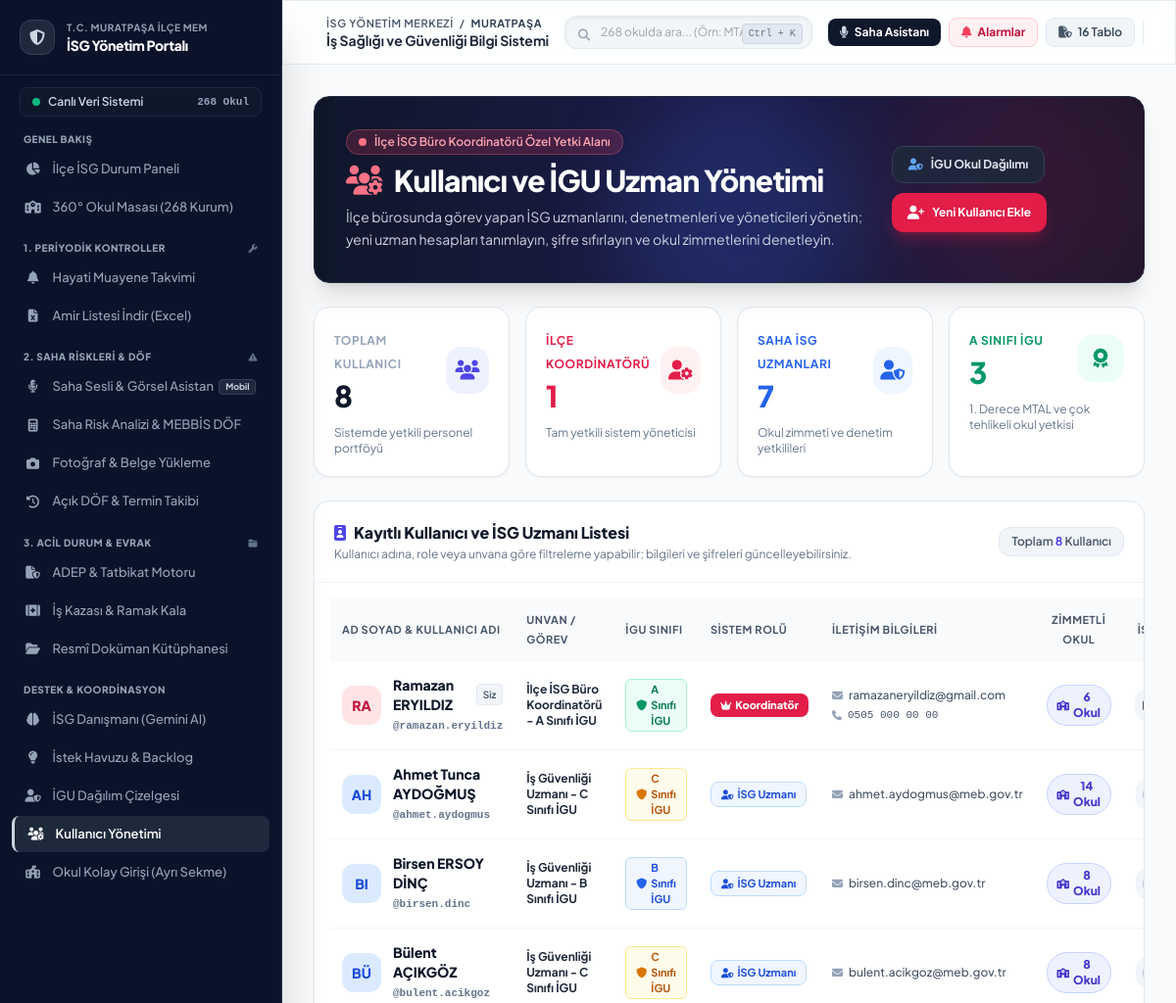
Before: /kullanicilar (signed in, upper part) with the older database file.
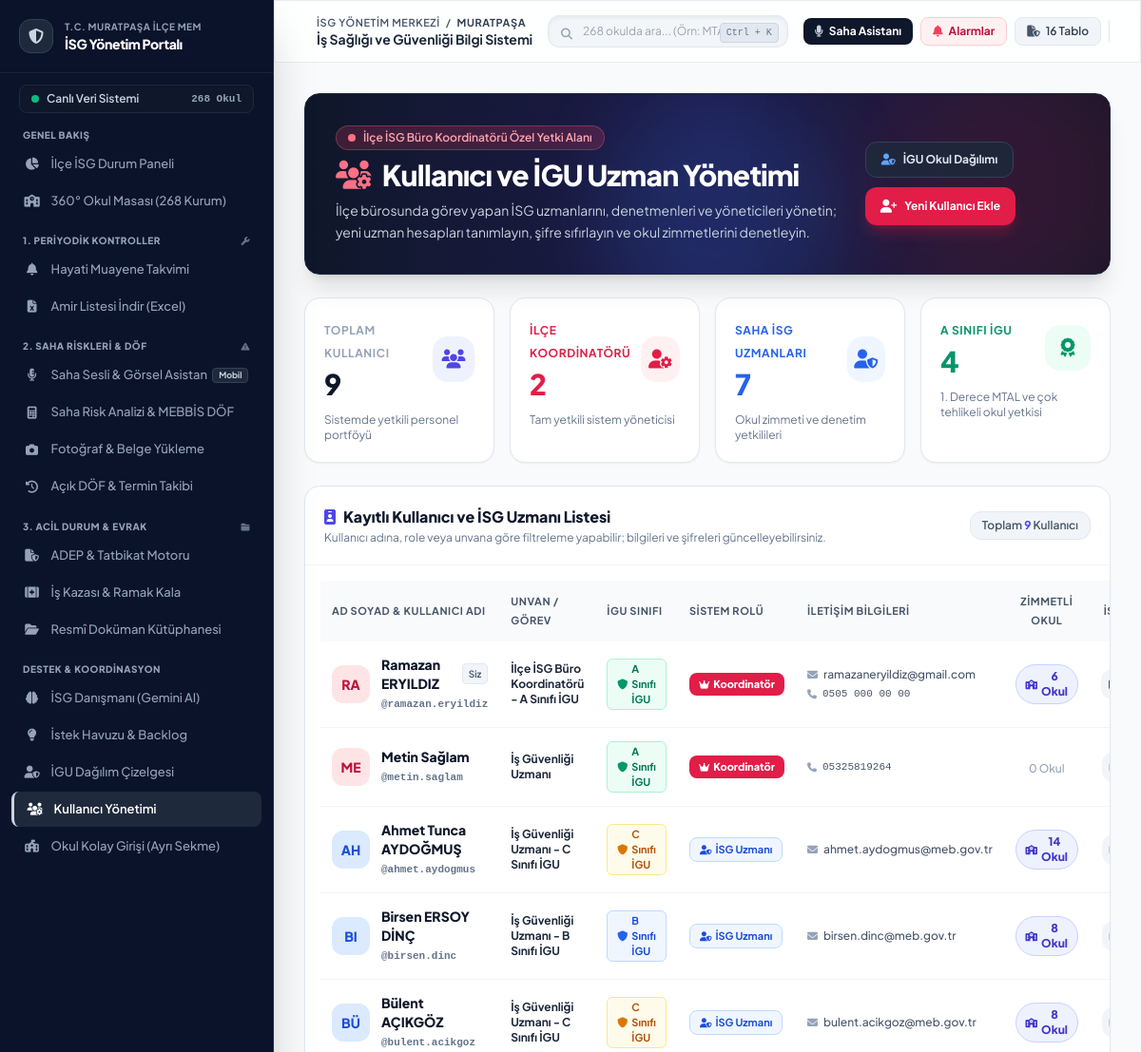
After: the same page with the newer database file.
### tables this page shows
CREATE TABLE users (
        id INTEGER PRIMARY KEY AUTOINCREMENT,
        username TEXT UNIQUE NOT NULL,
        password_hash TEXT NOT NULL,
        full_name TEXT NOT NULL,
        title TEXT NOT NULL,
        role TEXT NOT NULL CHECK(role IN ('koordinator', 'uzman')),
        email TEXT,
        phone TEXT,
        created_at TIMESTAMP DEFAULT CURRENT_TIMESTAMP
    , tc_kimlik TEXT, kadro_yeri TEXT, igu_sinifi TEXT, gorev_turu TEXT DEFAULT 'Tam Süreli', telefon TEXT);

### app.py (the view)
@app.get("/kullanicilar", response_class=HTMLResponse)
def users_management_page(request: Request, msg: Optional[str] = None, error: Optional[str] = None):
    user = get_current_user(request)
    if not user:
        return RedirectResponse("/login", status_code=303)
    if user["role"] != "koordinator":
        raise HTTPException(status_code=403, detail="Bu sayfaya sadece İlçe İSG Büro Koordinatörü erişebilir.")
    conn = get_db()
    c = conn.cursor()
    c.execute("""
        SELECT u.*,
               COUNT(s.id) as zimmetli_okul_sayisi
        FROM users u
        LEFT JOIN schools s ON u.id = s.sorumlu_uzman_id AND s.is_active_school = 1
        GROUP BY u.id
        ORDER BY CASE WHEN u.role = 'koordinator' THEN 1 ELSE 2 END, u.id ASC
    """)
    all_users = [dict(r) for r in c.fetchall()]
    c.execute("SELECT COUNT(*) FROM users")
    total_users = c.fetchone()[0]
    c.execute("SELECT COUNT(*) FROM users WHERE role = 'koordinator'")
    coord_count = c.fetchone()[0]
    c.execute("SELECT COUNT(*) FROM users WHERE role = 'uzman'")
    uzman_count = c.fetchone()[0]
    c.execute("SELECT COUNT(*) FROM users WHERE igu_sinifi LIKE '%A%'")
    a_igu_count = c.fetchone()[0]
    conn.close()
    db_size = 0.0
    if os.path.exists(DB_PATH):
        db_size = round(os.path.getsize(DB_PATH) / (1024 * 1024), 2)
    return templates.TemplateResponse(request=request, name="users_management.html", context={
        "user": user,
        "all_users": all_users,
        "stats": {
            "total_users": total_users,
            "coord_count": coord_count,
            "uzman_count": uzman_count,
            "a_igu_count": a_igu_count
        },
        "db_size_mb": db_size,
        "gdrive_webhook_url": os.environ.get("GDRIVE_BACKUP_WEBHOOK_URL", ""),
        "backup_secret_token": os.environ.get("BACKUP_SECRET_TOKEN", "muratpasa-isg-yedek-2026"),
        "msg": msg,
        "error": error,
        "active_page": "users"
    })

### templates/users_management.html (shortened to what this page needs)
{% extends "base.html" %}
{% block content %}
<div class="space-y-6">
    <div class="relative overflow-hidden rounded-2xl bg-gradient-to-r from-slate-900 via-indigo-950 to-slate-900 p-6 sm:p-8 text-white shadow-xl border border-slate-800">
        <div class="absolute -right-16 -top-16 w-80 h-80 rounded-full bg-rose-600/15 blur-3xl pointer-events-none"></div>
        <div class="absolute right-1/3 -bottom-16 w-64 h-64 rounded-full bg-blue-500/15 blur-2xl pointer-events-none"></div>
        <div class="relative z-10 flex flex-col lg:flex-row lg:items-center justify-between gap-6">
            <div class="space-y-2">
                <div class="inline-flex items-center gap-2 px-3 py-1 rounded-full bg-rose-500/20 border border-rose-400/30 text-rose-300 text-xs font-semibold backdrop-blur-sm">
                    <span class="w-2 h-2 rounded-full bg-rose-400 animate-pulse"></span>
                    <span>İlçe İSG Büro Koordinatörü Özel Yetki Alanı</span>
                </div>
                <h1 class="text-2xl sm:text-3xl font-extrabold tracking-tight text-white flex items-center gap-3">
                    <i class="fa-solid fa-users-gear text-rose-400"></i>
                    <span>Kullanıcı ve İGU Uzman Yönetimi</span>
                </h1>
                <p class="text-sm text-slate-300 max-w-3xl leading-relaxed">
                    İlçe bürosunda görev yapan İSG uzmanlarını, denetmenleri ve yöneticileri yönetin; yeni uzman hesapları tanımlayın, şifre sıfırlayın ve okul zimmetlerini denetleyin.
                </p>
            </div>
            <div class="flex flex-wrap items-center gap-2.5">
                <a href="/igu-gorevlendirme" class="inline-flex items-center gap-2 px-4 py-2.5 rounded-xl bg-slate-800/90 hover:bg-slate-700 text-slate-200 text-xs font-bold border border-slate-700 transition">
                    <i class="fa-solid fa-user-shield text-blue-400"></i>
                    <span>İGU Okul Dağılımı</span>
                </a>
                <button onclick="openNewUserModal()" class="inline-flex items-center gap-2 px-4 py-2.5 rounded-xl bg-rose-600 hover:bg-rose-500 text-white text-xs font-bold shadow-lg shadow-rose-600/30 transition hover:-translate-y-0.5">
                    <i class="fa-solid fa-user-plus text-sm"></i>
                    <span>Yeni Kullanıcı Ekle</span>
                </button>
            </div>
        </div>
    </div>
    <div class="grid grid-cols-2 lg:grid-cols-4 gap-4">
        <div class="bg-white rounded-2xl p-5 shadow-sm border border-slate-200">
            <div class="flex items-center justify-between">
                <div>
                    <span class="text-xs font-bold uppercase tracking-wider text-slate-400">Toplam Kullanıcı</span>
                    <div class="text-3xl font-extrabold text-slate-900 mt-1">{{ stats.total_users }}</div>
                </div>
                <div class="w-12 h-12 rounded-2xl bg-indigo-50 text-indigo-600 flex items-center justify-center text-xl">
                    <i class="fa-solid fa-users"></i>
                </div>
            </div>
            <div class="mt-3 text-xs text-slate-500">Sistemde yetkili personel portföyü</div>
        </div>
        <div class="bg-white rounded-2xl p-5 shadow-sm border border-slate-200">
            <div class="flex items-center justify-between">
                <div>
                    <span class="text-xs font-bold uppercase tracking-wider text-rose-600">İlçe Koordinatörü</span>
                    <div class="text-3xl font-extrabold text-rose-600 mt-1">{{ stats.coord_count }}</div>
                </div>
                <div class="w-12 h-12 rounded-2xl bg-rose-50 text-rose-600 flex items-center justify-center text-xl">
                    <i class="fa-solid fa-user-gear"></i>
                </div>
            </div>
            <div class="mt-3 text-xs text-slate-500">Tam yetkili sistem yöneticisi</div>
        </div>
        <div class="bg-white rounded-2xl p-5 shadow-sm border border-slate-200">
            <div class="flex items-center justify-between">
                <div>
                    <span class="text-xs font-bold uppercase tracking-wider text-blue-600">Saha İSG Uzmanları</span>
                    <div class="text-3xl font-extrabold text-blue-600 mt-1">{{ stats.uzman_count }}</div>
                </div>
                <div class="w-12 h-12 rounded-2xl bg-blue-50 text-blue-600 flex items-center justify-center text-xl">
                    <i class="fa-solid fa-user-shield"></i>
                </div>
            </div>
            <div class="mt-3 text-xs text-slate-500">Okul zimmeti ve denetim yetkilileri</div>
        </div>
        <div class="bg-white rounded-2xl p-5 shadow-sm border border-slate-200">
            <div class="flex items-center justify-between">
                <div>
                    <span class="text-xs font-bold uppercase tracking-wider text-emerald-600">A Sınıfı İGU</span>
                    <div class="text-3xl font-extrabold text-emerald-600 mt-1">{{ stats.a_igu_count }}</div>
                </div>
                <div class="w-12 h-12 rounded-2xl bg-emerald-50 text-emerald-600 flex items-center justify-center text-xl">
                    <i class="fa-solid fa-award"></i>
                </div>
            </div>
            <div class="mt-3 text-xs text-slate-500">1. Derece MTAL ve çok tehlikeli okul yetkisi</div>
        </div>
    </div>
    <div class="bg-white rounded-2xl shadow-sm border border-slate-200 overflow-hidden">
        <div class="p-5 border-b border-slate-100 flex flex-col sm:flex-row sm:items-center justify-between gap-3">
            <div>
                <h2 class="text-base font-extrabold text-slate-900 flex items-center gap-2">
                    <i class="fa-solid fa-id-badge text-indigo-600"></i>
                    <span>Kayıtlı Kullanıcı ve İSG Uzmanı Listesi</span>
                </h2>
                <p class="text-xs text-slate-500 mt-0.5">Kullanıcı adına, role veya unvana göre filtreleme yapabilir; bilgileri ve şifreleri güncelleyebilirsiniz.</p>
            </div>
            <span class="text-xs font-semibold text-slate-600 bg-slate-100 px-3 py-1.5 rounded-xl border border-slate-200">
                Toplam <span class="font-bold text-indigo-600">{{ all_users|length }}</span> Kullanıcı
            </span>
        </div>
        <div class="overflow-x-auto p-4">
            <table class="w-full text-left text-sm border-collapse">
                <thead>
                    <tr class="bg-slate-50 text-slate-600 font-bold uppercase text-[11px] tracking-wider">
                        <th class="py-3 px-3">Ad Soyad & Kullanıcı Adı</th>
                        <th class="py-3 px-3">Unvan / Görev</th>
                        <th class="py-3 px-3">İGU Sınıfı</th>
                        <th class="py-3 px-3">Sistem Rolü</th>
                        <th class="py-3 px-3">İletişim Bilgileri</th>
                        <th class="py-3 px-3 text-center">Zimmetli Okul</th>
                        <th class="py-3 px-3 text-center">İşlemler</th>
                    </tr>
                </thead>
                <tbody class="divide-y divide-slate-100 text-slate-700">
                    {% for u in all_users %}
                    <tr class="hover:bg-slate-50/80 transition group">
                        <td class="py-3.5 px-3">
                            <div class="flex items-center gap-3">
                                <div class="w-10 h-10 rounded-xl {% if u.role == 'koordinator' %}bg-rose-100 text-rose-700{% else %}bg-blue-100 text-blue-700{% endif %} flex items-center justify-center font-extrabold text-sm shadow-xs flex-shrink-0">
                                    {{ u.full_name[:2].upper() }}
                                </div>
                                <div>
                                    <div class="font-extrabold text-slate-900 text-sm flex items-center gap-1.5">
                                        <span>{{ u.full_name }}</span>
                                        {% if u.id == user.id %}
                                        <span class="text-[10px] bg-slate-100 text-slate-600 border border-slate-200 px-1.5 py-0.2 rounded font-semibold">Siz</span>
                                        {% endif %}
                                    </div>
                                    <div class="text-[11px] font-mono text-slate-500 font-semibold mt-0.5">
                                        @{{ u.username }}
                                    </div>
                                </div>
                            </div>
                        </td>
                        <td class="py-3.5 px-3 text-xs">
                            <div class="font-bold text-slate-800">{{ u.title or 'Belirtilmedi' }}</div>
                        </td>
                        <td class="py-3.5 px-3 text-xs">
                            {% if 'A' in u.igu_sinifi %}
                            <span class="px-2.5 py-0.5 rounded-md font-bold text-[11px] bg-emerald-50 text-emerald-700 border border-emerald-200 inline-flex items-center gap-1">
                                <i class="fa-solid fa-shield text-emerald-600"></i> {{ u.igu_sinifi }}
                            </span>
                            {% elif 'B' in u.igu_sinifi %}
                            <span class="px-2.5 py-0.5 rounded-md font-bold text-[11px] bg-blue-50 text-blue-700 border border-blue-200 inline-flex items-center gap-1">
                                <i class="fa-solid fa-shield text-blue-600"></i> {{ u.igu_sinifi }}
                            </span>
                            {% elif 'C' in u.igu_sinifi %}
                            <span class="px-2.5 py-0.5 rounded-md font-bold text-[11px] bg-amber-50 text-amber-700 border border-amber-200 inline-flex items-center gap-1">
                                <i class="fa-solid fa-shield text-amber-600"></i> {{ u.igu_sinifi }}
                            </span>
                            {% else %}
                            <span class="text-slate-400 font-medium text-xs">{{ u.igu_sinifi or 'Yok' }}</span>
                            {% endif %}
                        </td>
                        <td class="py-3.5 px-3 text-xs">
                            {% if u.role == 'koordinator' %}
                            <span class="px-2.5 py-1 rounded-lg font-extrabold text-[11px] bg-rose-600 text-white shadow-xs inline-flex items-center gap-1">
                                <i class="fa-solid fa-crown text-[10px]"></i> Koordinatör
                            </span>
                            {% elif u.role == 'uzman' %}
                            <span class="px-2.5 py-1 rounded-lg font-bold text-[11px] bg-blue-50 text-blue-700 border border-blue-200 inline-flex items-center gap-1">
                                <i class="fa-solid fa-user-shield text-[10px]"></i> İSG Uzmanı
                            </span>
                            {% elif u.role == 'denetmen' %}
                            <span class="px-2.5 py-1 rounded-lg font-bold text-[11px] bg-emerald-50 text-emerald-700 border border-emerald-200 inline-flex items-center gap-1">
                                <i class="fa-solid fa-clipboard-check text-[10px]"></i> Tetkikçi / Denetmen
                            </span>
                            {% else %}
                            <span class="px-2.5 py-1 rounded-lg font-bold text-[11px] bg-slate-100 text-slate-700 border border-slate-200">
                                {{ u.role }}
                            </span>
                            {% endif %}
                        </td>
                        <td class="py-3.5 px-3 text-xs space-y-1">
                            {% if u.email %}
                            <div class="flex items-center gap-1.5 text-slate-600">
                                <i class="fa-solid fa-envelope text-[11px] text-slate-400"></i>
                                <a href="mailto:{{ u.email }}" class="hover:text-blue-600 hover:underline font-medium">{{ u.email }}</a>
                            </div>
                            {% endif %}
                            {% if u.phone %}
                            <div class="flex items-center gap-1.5 text-slate-600 font-mono text-[11px]">
                                <i class="fa-solid fa-phone text-[10px] text-slate-400"></i>
                                <span>{{ u.phone }}</span>
                            </div>
                            {% endif %}
                        </td>
                        <td class="py-3.5 px-3 text-center">
                            {% if u.zimmetli_okul_sayisi and u.zimmetli_okul_sayisi > 0 %}
                            <a href="/igu-gorevlendirme" class="inline-flex items-center gap-1 px-2.5 py-1 rounded-full text-xs font-black bg-indigo-50 text-indigo-700 border border-indigo-200 hover:bg-indigo-600 hover:text-white transition">
                                <i class="fa-solid fa-school text-[10px]"></i>
                                <span>{{ u.zimmetli_okul_sayisi }} Okul</span>
                            </a>
                            {% else %}
                            <span class="text-xs text-slate-400 font-medium">0 Okul</span>
                            {% endif %}
                        </td>
                        <td class="py-3.5 px-3 text-center">
                            <div class="inline-flex items-center gap-1.5">
                                <button onclick='openEditUserModal({{ u|tojson }})' class="p-2 bg-slate-100 hover:bg-blue-600 text-slate-600 hover:text-white rounded-xl transition text-xs font-bold shadow-xs" title="Kullanıcıyı Düzenle & Şifre Değiştir">
                                </button>
                            </div>
                        </td>
                    </tr>
                    {% endfor %}
                </tbody>
            </table>
        </div>
    </div>
</div>
{% endblock %}

Changed rows visible on the page:
added users: full_name "ME", full_name "Metin Sağlam", username "metin.saglam", title "İş Güvenliği Uzmanı", igu_sinifi "A Sınıfı İGU", role "koordinator" (drawn), phone "05325819264", shows "0 Okul"
Other visible differences:
{{ stats.total_users }}: "8" → "9"
{{ stats.coord_count }}: "1" → "2"
{{ stats.a_igu_count }}: "3" → "4"
{{ all_users|length }}: "8" → "9"
